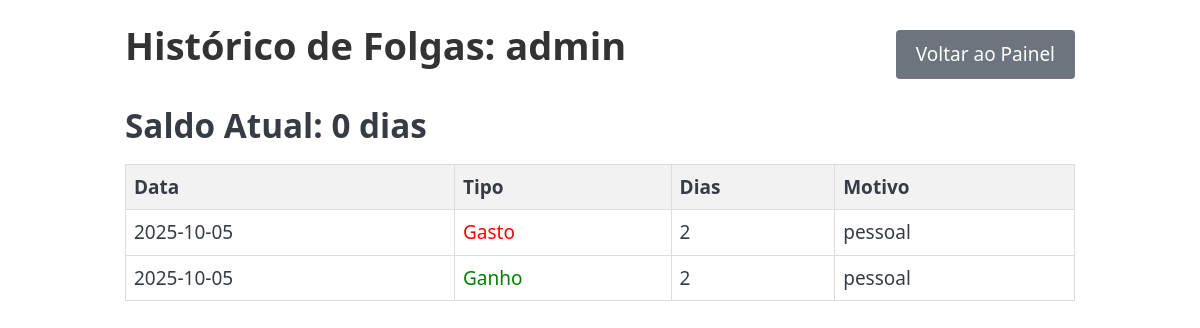
Page /historico_usuario/1 (signed in) on the committed database.
### tables this page shows
CREATE TABLE usuarios (
    id INTEGER PRIMARY KEY AUTOINCREMENT,
    nome TEXT UNIQUE NOT NULL,
    senha TEXT NOT NULL,
    saldo_atual INTEGER NOT NULL DEFAULT 0,
    is_admin INTEGER NOT NULL DEFAULT 0
);

CREATE TABLE transacoes (
    id INTEGER PRIMARY KEY AUTOINCREMENT,
    id_usuario INTEGER NOT NULL,
    tipo TEXT NOT NULL,
    dias INTEGER NOT NULL,
    data TEXT NOT NULL,
    motivo TEXT NOT NULL,
    -- NOVA COLUNA PARA O STATUS DA SOLICITAÇÃO
    status TEXT NOT NULL DEFAULT 'pendente' CHECK(status IN ('pendente', 'aprovado', 'recusado')),
    FOREIGN KEY (id_usuario) REFERENCES usuarios (id) ON DELETE CASCADE
);

### app.py (the view)
@app.route('/historico_usuario/<int:id_usuario>')
@admin_required
def historico_usuario(id_usuario):
    db = get_db()
    usuario = db.execute('SELECT * FROM usuarios WHERE id = ?', (id_usuario,)).fetchone()
    if not usuario: abort(404)
    transacoes = db.execute('SELECT * FROM transacoes WHERE id_usuario = ? ORDER BY data DESC', (id_usuario,)).fetchall()
    return render_template('historico_usuario.html', usuario=usuario, transacoes=transacoes)

### app.py (called while the page is built)
def get_db():
    db = getattr(g, '_database', None)
    if db is None:
        db = g._database = sqlite3.connect(DATABASE)
        db.row_factory = sqlite3.Row
    return db

@app.teardown_appcontext
def close_connection(exception):
    db = getattr(g, '_database', None)
    if db is not None:
        db.close()

def admin_required(f):
    @wraps(f)
    def decorated_function(*args, **kwargs):
        if not session.get('is_admin'):
            abort(403)
        return f(*args, **kwargs)
    return decorated_function

### templates/historico_usuario.html (shortened to what this page needs)
{% extends "base.html" %}
{% block content %}
<div class="header">
    <h1>Histórico de Folgas: {{ usuario.nome }}</h1>
    <a href="{{ url_for('admin_panel') }}" class="back-link">Voltar ao Painel</a>
</div>
<h2>Saldo Atual: {{ usuario.saldo_atual }} dias</h2>
<table>
    <thead>
        <tr>
            <th>Data</th>
            <th>Tipo</th>
            <th>Dias</th>
            <th>Motivo</th>
        </tr>
    </thead>
    <tbody>
        {% for t in transacoes %}
        <tr>
            <td>{{ t.data }}</td>
            <td class="{{ t.tipo }}">
                {% if t.tipo == 'ganho' %}
                    Ganho
                {% else %}
                    Gasto
                {% endif %}
            </td>
            <td>{{ t.dias }}</td>
            <td>{{ t.motivo }}</td>
        </tr>
        {% else %}
        <tr>
            <td colspan="4" style="text-align: center;">Nenhuma transação encontrada para este funcionário.</td>
        </tr>
        {% endfor %}
    </tbody>
</table>
{% endblock %}

### static/custom.css (style rules this page uses)
:root { --pico-primary: #1E88E5; --pico-primary-hover: #1565C0; --pico-primary-focus: rgba(30, 136, 229, 0.25); --pico-font-family: "Segoe UI", Roboto, "Helvetica Neue", Arial, sans-serif; --pico-border-radius: 8px; --pico-spacing: 1.25rem; }

### templates/historico_usuario.html (style rules this page uses)
.header { display: flex; justify-content: space-between; align-items: center; margin-bottom: 20px; }
h1 { color: #333; }
table { width: 100%; border-collapse: collapse; margin-top: 20px; }
th, td { border: 1px solid #ddd; padding: 8px; text-align: left; }
th { background-color: #f2f2f2; }
.ganho { color: green; }
.gasto { color: red; }
.back-link { text-align: center; display: inline-block; padding: 10px 20px; background-color: #6c757d; color: white; text-decoration: none; border-radius: 4px; }

### rows in the picture
usuarios: nome "admin", saldo_atual "0"
transacoes: data "2025-10-05", tipo "Gasto", dias "2", motivo "pessoal"
transacoes: data "2025-10-05", tipo "Ganho", dias "2", motivo "pessoal"
